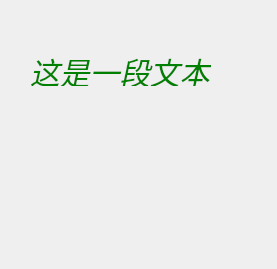
<?xml version="1.0" encoding="UTF-8"?>
<ui version="4.0">
 <class>Widget</class>
 <widget class="QWidget" name="Widget">
  <property name="geometry">
   <rect>
    <x>0</x>
    <y>0</y>
    <width>277</width>
    <height>269</height>
   </rect>
  </property>
  <property name="windowTitle">
   <string>Widget</string>
  </property>
  <property name="styleSheet">
   <string notr="true">font-family:'微软雅黑';
font-size:30px;
font-style:italic;
text-decoration:underline;
color:green;</string>
  </property>
  <widget class="QLabel" name="label">
   <property name="geometry">
    <rect>
     <x>30</x>
     <y>55</y>
     <width>181</width>
     <height>31</height>
    </rect>
   </property>
   <property name="text">
    <string>这是一段文本</string>
   </property>
  </widget>
 </widget>
 <resources/>
 <connections/>
</ui>
